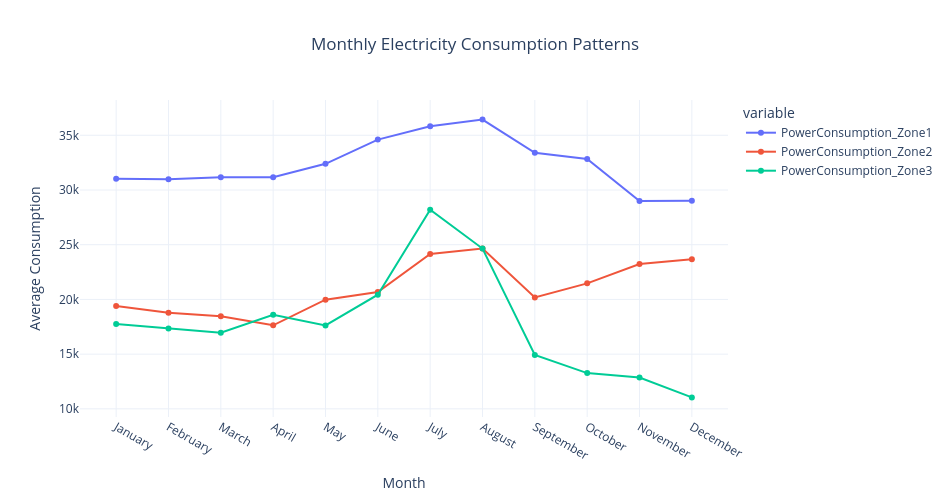

This figure's notebook cell:
### Code cell
monthly_plot = monthly.reset_index()

fig = px.line(
    monthly_plot,
    x='Month_Name',
    y=[
        'PowerConsumption_Zone1',
        'PowerConsumption_Zone2',
        'PowerConsumption_Zone3'
    ],
    markers=True,
    title='Monthly Electricity Consumption Patterns'
)

fig.update_layout(
    template='plotly_white',
    width=950,
    height=500,
    title_x=0.5,
    xaxis_title='Month',
    yaxis_title='Average Consumption'
)

fig.show()

### Figure 1 — Plotly figure (JSON) as saved in the notebook; plotly's stock layout.template omitted (floating-point values rounded to 4 significant figures)
{"data": [{"hovertemplate": "variable=PowerConsumption_Zone1<br>Month_Name=%{x}<br>value=%{y}<extra></extra>", "legendgroup": "PowerConsumption_Zone1", "line": {"color": "#636efa", "dash": "solid"}, "marker": {"symbol": "circle"}, "mode": "lines+markers", "name": "PowerConsumption_Zone1", "orientation": "v", "showlegend": true, "type": "scatter", "x": ["January", "February", "March", "April", "May", "June", "July", "August", "September", "October", "November", "December"], "xaxis": "x", "y": [31030.0, 30990.0, 31160.0, 31170.0, 32400.0, 34610.0, 35830.0, 36440.0, 33400.0, 32830.0, 29000.0, 29020.0], "yaxis": "y"}, {"hovertemplate": "variable=PowerConsumption_Zone2<br>Month_Name=%{x}<br>value=%{y}<extra></extra>", "legendgroup": "PowerConsumption_Zone2", "line": {"color": "#EF553B", "dash": "solid"}, "marker": {"symbol": "circle"}, "mode": "lines+markers", "name": "PowerConsumption_Zone2", "orientation": "v", "showlegend": true, "type": "scatter", "x": ["January", "February", "March", "April", "May", "June", "July", "August", "September", "October", "November", "December"], "xaxis": "x", "y": [19390.0, 18790.0, 18460.0, 17630.0, 19980.0, 20670.0, 24150.0, 24660.0, 20180.0, 21470.0, 23240.0, 23680.0], "yaxis": "y"}, {"hovertemplate": "variable=PowerConsumption_Zone3<br>Month_Name=%{x}<br>value=%{y}<extra></extra>", "legendgroup": "PowerConsumption_Zone3", "line": {"color": "#00cc96", "dash": "solid"}, "marker": {"symbol": "circle"}, "mode": "lines+markers", "name": "PowerConsumption_Zone3", "orientation": "v", "showlegend": true, "type": "scatter", "x": ["January", "February", "March", "April", "May", "June", "July", "August", "September", "October", "November", "December"], "xaxis": "x", "y": [17750.0, 17340.0, 16950.0, 18590.0, 17620.0, 20430.0, 28190.0, 24650.0, 14920.0, 13260.0, 12860.0, 11040.0], "yaxis": "y"}], "layout": {"height": 500, "legend": {"title": {"text": "variable"}, "tracegroupgap": 0}, "title": {"text": "Monthly Electricity Consumption Patterns", "x": 0.5}, "width": 950, "xaxis": {"anchor": "y", "domain": [0, 1], "title": {"text": "Month"}}, "yaxis": {"anchor": "x", "domain": [0, 1], "title": {"text": "Average Consumption"}}}}
